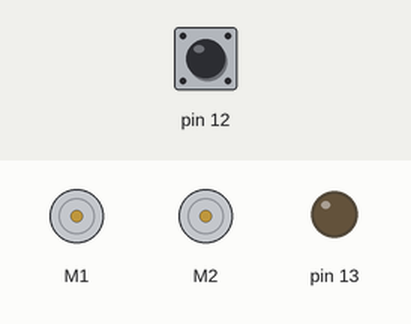
Recording of a sketch running on a simulated Arduino Uno, built with avr-gcc and run on an emulated ATmega328P. On the bench: 2 × DC motor (green arrow = forward, orange = backward, longer = faster), output pins drawn as LEDs (lit = HIGH). The test bench sets the inputs (shaded band); at power-on: pin 12 HIGH.

Above: at 0.8 s.
0.9 s: pin 12 pulled LOW for 0.15 s
At 2.3 s:
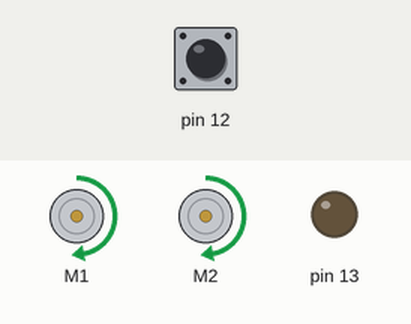
At 5.4 s:
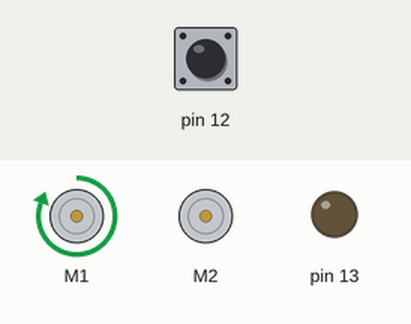
Timing chart, 0 to 11.6 s (numbered marks = the images above; inputs shaded):
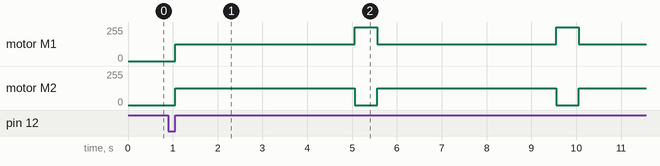

The sketch:

2-Motor_Control.ino
```cpp
#include <Wire.h>
#include <ZumoShield.h>

ZumoMotors motors;
Pushbutton button(ZUMO_BUTTON);

const int INIT_SPEED = 200;
const int MAX_SPEED = 1000;
const int MIN_SPEED = 0;
const int DIFF_SPEED = 200;

void setup()
{
  button.waitForButton(); //press the button to start up
  pinMode(13, OUTPUT);
  digitalWrite(13, HIGH);
  motors.setSpeeds(0,0); // calibration mode
  digitalWrite(13, LOW); //prepared
}

void loop()
{
  unsigned int sensors[6];
  /*
  // circle: different speed on the left and right wheel continously
  int m1Speed = INIT_SPEED + DIFF_SPEED;
  int m2Speed = INIT_SPEED;
  motors.setSpeeds(m1Speed, m2Speed);
  */
  //square
  for(int i=0; i<4; i++){
    motors.setSpeeds(INIT_SPEED,INIT_SPEED);
    delay(4000);
    if(i==3) {break;}
    motors.setSpeeds(MAX_SPEED, MIN_SPEED);
    delay(500);
  }
}
```

Measured:
- after the input at 0.9 s, motor M1: alternates forward 255/255 for 0.50 s and forward 127/255 for 4.0 s, starting after 0.15 s; motor M2: alternates forward 127/255 for 4.0 s and stopped for 0.50 s, starting after 0.15 s
